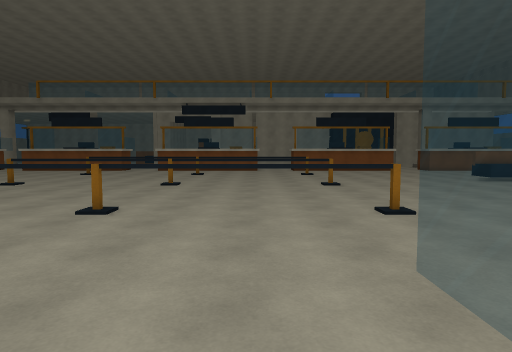
view 1 (above)

22 first-person views from a walk through a 3-D level made in the Unity game engine. The camera is 1.5 m above the floor, tilts 4° down and sees 75° across. Doors are open. The floor is counted in squares, 1 m on a side. Each view is taken from the middle of a square. On the plan, view 1 faces up. The plan holds only what a view shows up to about 15 squares ahead; the rest is blank. The place goes on beyond the plan. The player character is not drawn.

view 2
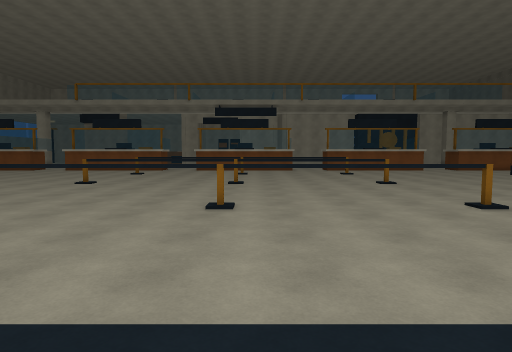

view 3
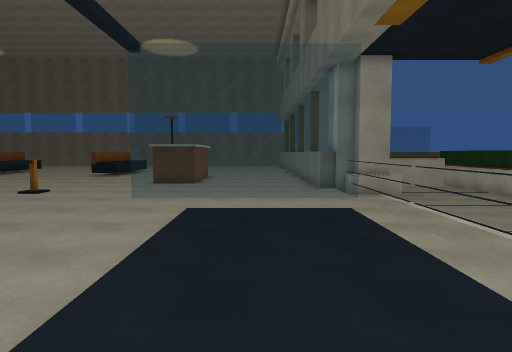

view 4
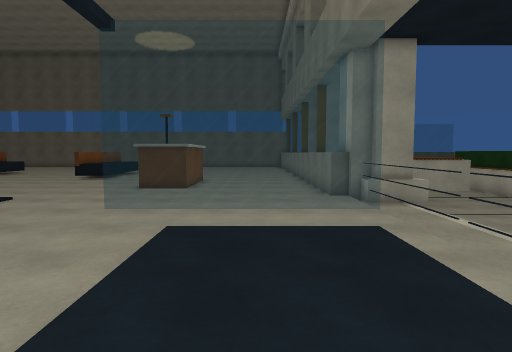

view 5
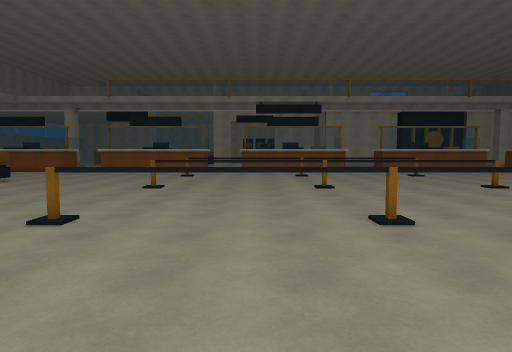

view 6
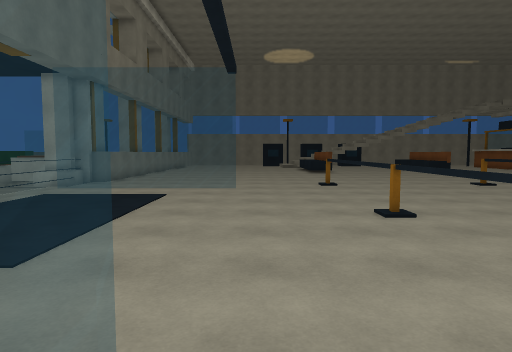

view 7
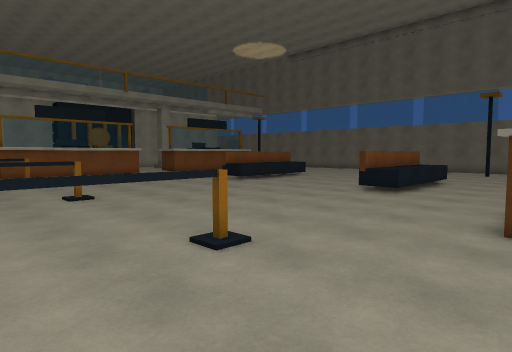

view 8
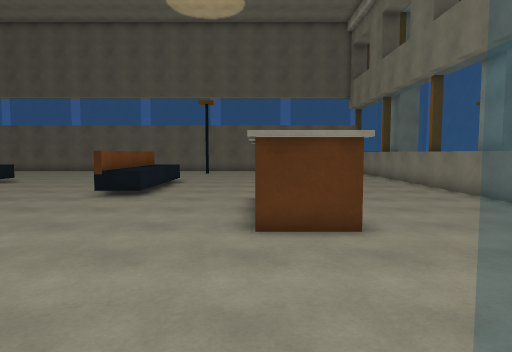

view 9
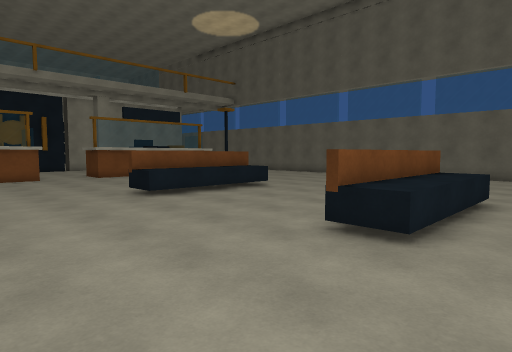

view 10
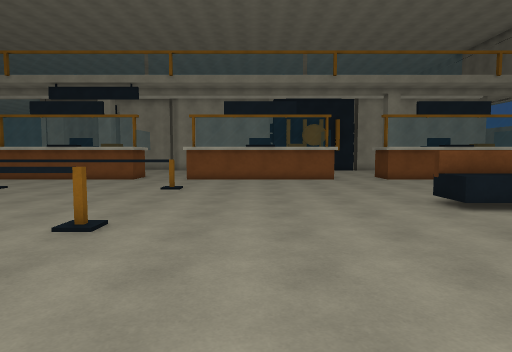

view 11
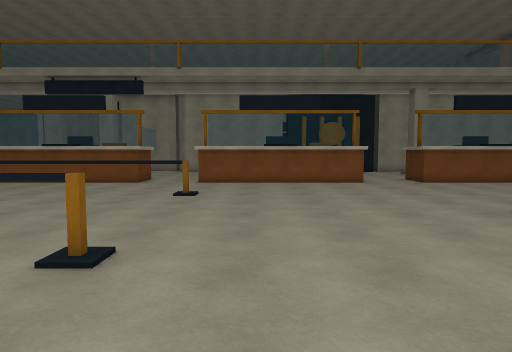

view 12
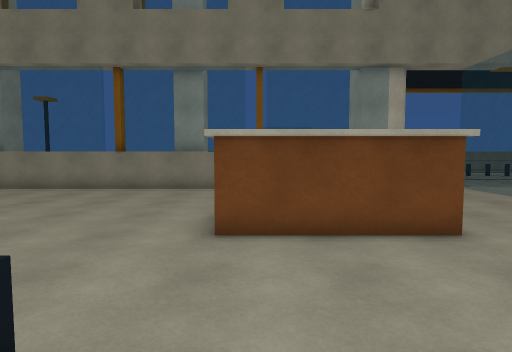

view 13
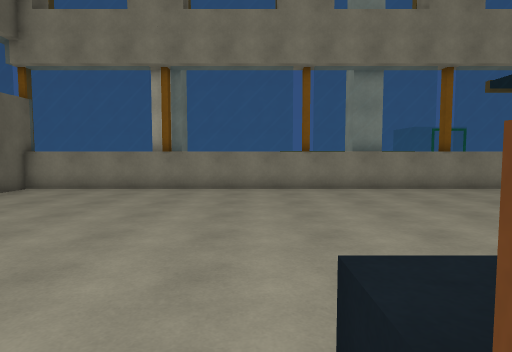

view 14
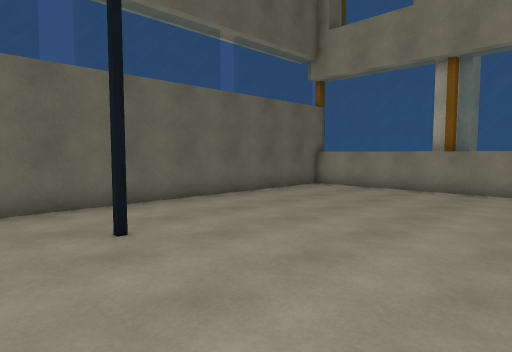

view 15
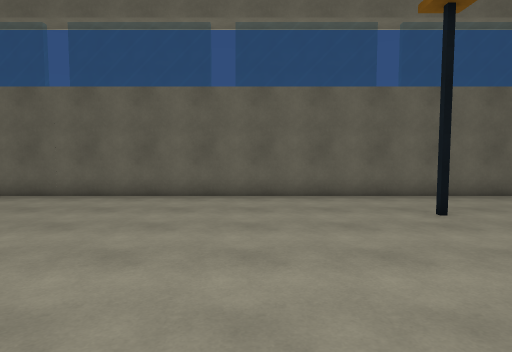

view 16
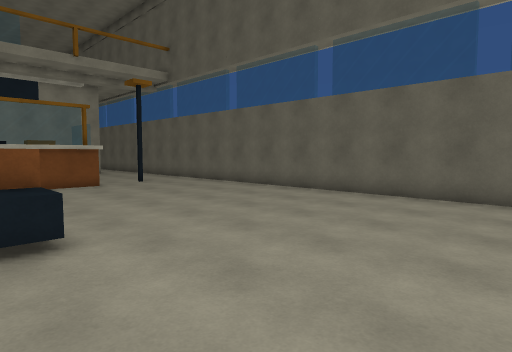

view 17
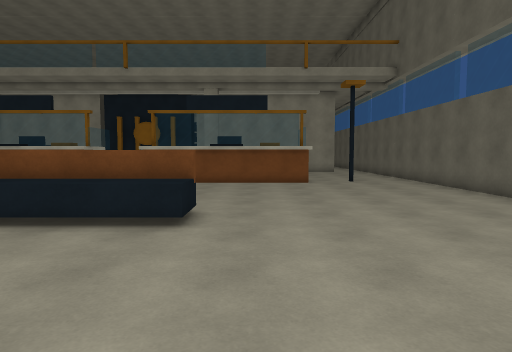

view 18
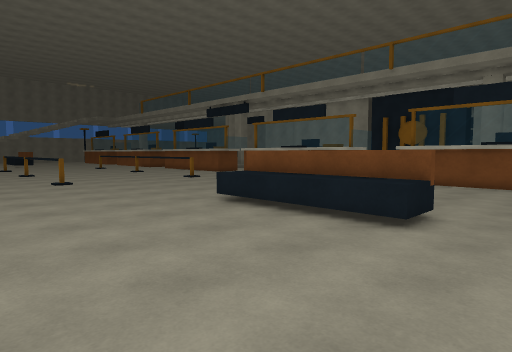

view 19
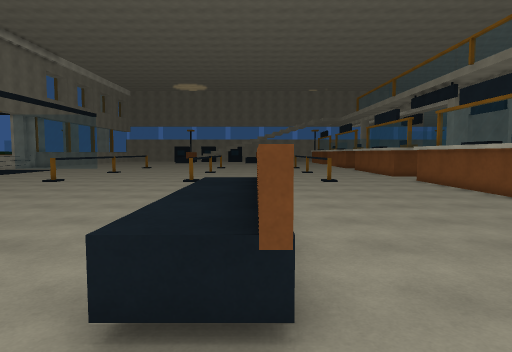

view 20
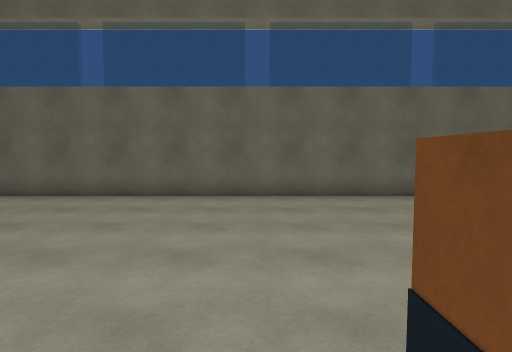

view 21
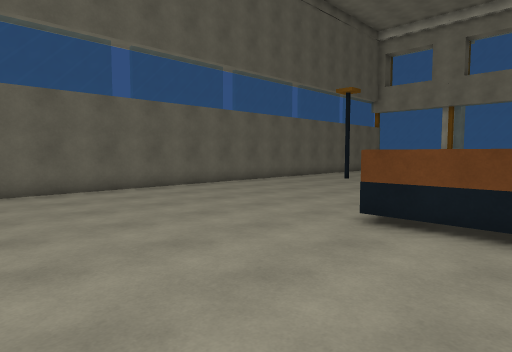

view 22
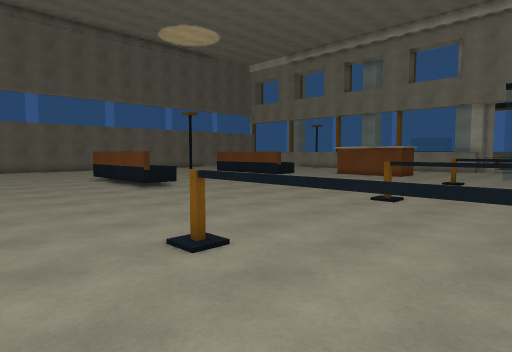

### Floor plan
Key: @ floor where view 1 was taken; # wall or solid block; . floor; D open door; = window, fence, low wall or low ledge; ^ raised ledge; T thing the floor can be seen under or through.
Columns run from 11 left of view 1 to 29 right of it. Each row starts with its distance up from view 1.
 26       ... ..............................#
 25       ..................................#
 24        .................................#
 23         TTTTTTT.........................#
 22         ................................#
 21          ...............................#
 20          ...............................#
 19           ..............######..........#
 18            .............^^^^^^..........#
 17            .............................#
 16 ###############.........................#
 15 ........................................#
 14 ........................................#
 13 ........................................#
 12 ........................................#
 11 ..........................  ............#
 10 ........................^####^..........#
  9 ........................^^^^^^......#...#
  8 TTTTTTTTTTTTTTT.........................#
  7 ........................................#
  6 ........................................#
  5 ..................#####.................#
  4 .=...........=....##   .................#
  3 .=...........=....##   .................#
  2 .=...........=..........................#
  1 .=...........=..........................#
  0 .=.........@.=..........................#
 -1 .=...........=..........................#
 -2 .=.D.......D.=..........................#
 -3 .=.D.......D.=..#########################
 -4  ##D   ###.D#####

Positions as (right, up) in squares from view 1, and headings:
1: (0, 0), facing up
2: (-3, -1), facing up
3: (-9, 0), facing right
4: (-7, 0), facing right
5: (-7, 1), facing up
6: (4, 5), facing left
7: (0, 4), facing up-right
8: (1, 5), facing right
9: (7, 7), facing up-right
10: (7, 9), facing up
11: (6, 11), facing up
12: (11, 11), facing down
13: (19, 11), facing down
14: (19, 11), facing down-right
15: (17, 13), facing right
16: (17, 12), facing up-right
17: (20, 11), facing up
18: (21, 11), facing up-left
19: (21, 19), facing left
20: (17, 20), facing right
21: (15, 26), facing down-right
22: (-1, 26), facing down-right
